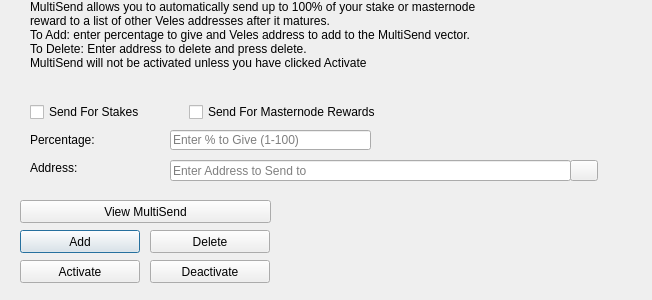
<?xml version="1.0" encoding="UTF-8"?>
<ui version="4.0">
 <class>MultiSendDialog</class>
 <widget class="QDialog" name="MultiSendDialog">
  <property name="windowModality">
   <enum>Qt::NonModal</enum>
  </property>
  <property name="geometry">
   <rect>
    <x>0</x>
    <y>0</y>
    <width>652</width>
    <height>300</height>
   </rect>
  </property>
  <property name="windowTitle">
   <string>MultiSend</string>
  </property>
  <widget class="QLineEdit" name="multiSendPercentEdit">
   <property name="geometry">
    <rect>
     <x>170</x>
     <y>130</y>
     <width>201</width>
     <height>20</height>
    </rect>
   </property>
   <property name="toolTip">
    <string>Enter whole numbers 1 - 100</string>
   </property>
   <property name="placeholderText">
    <string>Enter % to Give (1-100)</string>
   </property>
  </widget>
  <widget class="QLineEdit" name="multiSendAddressEdit">
   <property name="geometry">
    <rect>
     <x>170</x>
     <y>160</y>
     <width>401</width>
     <height>21</height>
    </rect>
   </property>
   <property name="toolTip">
    <string/>
   </property>
   <property name="placeholderText">
    <string>Enter Address to Send to</string>
   </property>
  </widget>
  <widget class="QLabel" name="label_2">
   <property name="geometry">
    <rect>
     <x>30</x>
     <y>0</y>
     <width>451</width>
     <height>121</height>
    </rect>
   </property>
   <property name="lineWidth">
    <number>1</number>
   </property>
   <property name="text">
    <string>MultiSend allows you to automatically send up to 100% of your stake or masternode reward to a list of other Veles addresses after it matures.
To Add: enter percentage to give and Veles address to add to the MultiSend vector.
To Delete: Enter address to delete and press delete.
MultiSend will not be activated unless you have clicked Activate</string>
   </property>
   <property name="alignment">
    <set>Qt::AlignLeading|Qt::AlignLeft|Qt::AlignTop</set>
   </property>
   <property name="wordWrap">
    <bool>true</bool>
   </property>
  </widget>
  <widget class="QLabel" name="message">
   <property name="geometry">
    <rect>
     <x>290</x>
     <y>200</y>
     <width>351</width>
     <height>91</height>
    </rect>
   </property>
   <property name="text">
    <string/>
   </property>
  </widget>
  <widget class="QPushButton" name="addButton">
   <property name="geometry">
    <rect>
     <x>20</x>
     <y>230</y>
     <width>120</width>
     <height>23</height>
    </rect>
   </property>
   <property name="toolTip">
    <string/>
   </property>
   <property name="statusTip">
    <string>Add to MultiSend Vector</string>
   </property>
   <property name="text">
    <string>Add</string>
   </property>
  </widget>
  <widget class="QPushButton" name="disableButton">
   <property name="geometry">
    <rect>
     <x>150</x>
     <y>260</y>
     <width>120</width>
     <height>23</height>
    </rect>
   </property>
   <property name="statusTip">
    <string>Deactivate MultiSend</string>
   </property>
   <property name="text">
    <string>Deactivate</string>
   </property>
  </widget>
  <widget class="QPushButton" name="addressBookButton">
   <property name="geometry">
    <rect>
     <x>570</x>
     <y>160</y>
     <width>28</width>
     <height>21</height>
    </rect>
   </property>
   <property name="toolTip">
    <string>Choose an address from the address book</string>
   </property>
   <property name="text">
    <string/>
   </property>
   <property name="icon">
    <iconset resource="../veles.qrc">
     <normaloff>:/icons/address-book</normaloff>:/icons/address-book</iconset>
   </property>
   <property name="shortcut">
    <string>Alt+A</string>
   </property>
   <property name="autoDefault">
    <bool>false</bool>
   </property>
  </widget>
  <widget class="QLabel" name="label">
   <property name="geometry">
    <rect>
     <x>30</x>
     <y>130</y>
     <width>121</width>
     <height>20</height>
    </rect>
   </property>
   <property name="toolTip">
    <string>Percentage of stake to send</string>
   </property>
   <property name="text">
    <string>Percentage:</string>
   </property>
  </widget>
  <widget class="QLabel" name="label_5">
   <property name="geometry">
    <rect>
     <x>30</x>
     <y>160</y>
     <width>111</width>
     <height>16</height>
    </rect>
   </property>
   <property name="toolTip">
    <string>Address to send portion of stake to</string>
   </property>
   <property name="text">
    <string>Address:</string>
   </property>
  </widget>
  <widget class="QPushButton" name="deleteButton">
   <property name="geometry">
    <rect>
     <x>150</x>
     <y>230</y>
     <width>120</width>
     <height>23</height>
    </rect>
   </property>
   <property name="toolTip">
    <string/>
   </property>
   <property name="statusTip">
    <string>Delete Address From MultiSend Vector</string>
   </property>
   <property name="text">
    <string>Delete</string>
   </property>
  </widget>
  <widget class="QPushButton" name="activateButton">
   <property name="geometry">
    <rect>
     <x>20</x>
     <y>260</y>
     <width>120</width>
     <height>23</height>
    </rect>
   </property>
   <property name="statusTip">
    <string>Activate MultiSend</string>
   </property>
   <property name="text">
    <string>Activate</string>
   </property>
  </widget>
  <widget class="QPushButton" name="viewButton">
   <property name="geometry">
    <rect>
     <x>20</x>
     <y>200</y>
     <width>251</width>
     <height>23</height>
    </rect>
   </property>
   <property name="toolTip">
    <string/>
   </property>
   <property name="statusTip">
    <string>View MultiSend Vector</string>
   </property>
   <property name="text">
    <string>View MultiSend</string>
   </property>
  </widget>
  <widget class="QWidget" name="horizontalLayoutWidget">
   <property name="geometry">
    <rect>
     <x>30</x>
     <y>100</y>
     <width>351</width>
     <height>24</height>
    </rect>
   </property>
   <layout class="QHBoxLayout" name="horizontalLayout">
    <item>
     <widget class="QCheckBox" name="multiSendStakeCheckBox">
      <property name="text">
       <string>Send For Stakes</string>
      </property>
     </widget>
    </item>
    <item>
     <widget class="QCheckBox" name="multiSendMasternodeCheckBox">
      <property name="text">
       <string>Send For Masternode Rewards</string>
      </property>
     </widget>
    </item>
   </layout>
  </widget>
 </widget>
 <resources>
  <include location="../veles.qrc"/>
 </resources>
 <connections/>
</ui>
